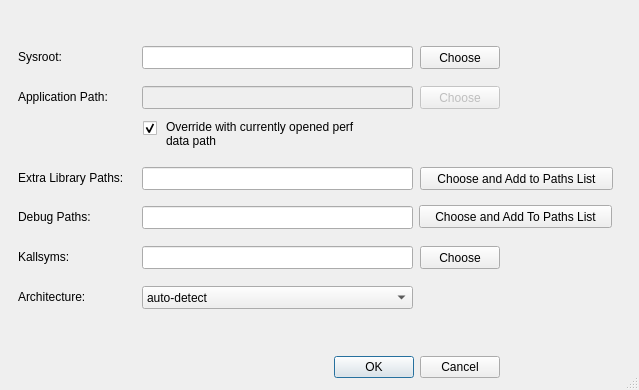
<?xml version="1.0" encoding="UTF-8"?>
<ui version="4.0">
 <class>SettingsDialog</class>
 <widget class="QDialog" name="SettingsDialog">
  <property name="geometry">
   <rect>
    <x>0</x>
    <y>0</y>
    <width>639</width>
    <height>390</height>
   </rect>
  </property>
  <property name="sizePolicy">
   <sizepolicy hsizetype="Fixed" vsizetype="Fixed">
    <horstretch>0</horstretch>
    <verstretch>0</verstretch>
   </sizepolicy>
  </property>
  <property name="minimumSize">
   <size>
    <width>639</width>
    <height>390</height>
   </size>
  </property>
  <property name="maximumSize">
   <size>
    <width>639</width>
    <height>390</height>
   </size>
  </property>
  <property name="windowTitle">
   <string>Dialog</string>
  </property>
  <property name="sizeGripEnabled">
   <bool>true</bool>
  </property>
  <property name="modal">
   <bool>true</bool>
  </property>
  <widget class="QWebStyleEdit" name="lineEditSysroot">
   <property name="geometry">
    <rect>
     <x>142</x>
     <y>46</y>
     <width>271</width>
     <height>23</height>
    </rect>
   </property>
   <property name="text">
    <string/>
   </property>
  </widget>
  <widget class="QWebStyleEdit" name="lineEditApplicationPath">
   <property name="enabled">
    <bool>false</bool>
   </property>
   <property name="geometry">
    <rect>
     <x>142</x>
     <y>86</y>
     <width>271</width>
     <height>23</height>
    </rect>
   </property>
   <property name="text">
    <string/>
   </property>
  </widget>
  <widget class="QWebStyleEdit" name="lineEditExtraLibraryPaths">
   <property name="geometry">
    <rect>
     <x>142</x>
     <y>167</y>
     <width>271</width>
     <height>23</height>
    </rect>
   </property>
   <property name="text">
    <string/>
   </property>
  </widget>
  <widget class="QWebStyleEdit" name="lineEditDebugPaths">
   <property name="geometry">
    <rect>
     <x>142</x>
     <y>206</y>
     <width>271</width>
     <height>23</height>
    </rect>
   </property>
   <property name="text">
    <string/>
   </property>
  </widget>
  <widget class="QWebStyleEdit" name="lineEditKallsyms">
   <property name="geometry">
    <rect>
     <x>142</x>
     <y>246</y>
     <width>271</width>
     <height>23</height>
    </rect>
   </property>
   <property name="text">
    <string/>
   </property>
  </widget>
  <widget class="QLabel" name="label1">
   <property name="geometry">
    <rect>
     <x>18</x>
     <y>47</y>
     <width>120</width>
     <height>20</height>
    </rect>
   </property>
   <property name="text">
    <string>Sysroot:</string>
   </property>
  </widget>
  <widget class="QLabel" name="label2">
   <property name="geometry">
    <rect>
     <x>18</x>
     <y>87</y>
     <width>120</width>
     <height>20</height>
    </rect>
   </property>
   <property name="text">
    <string>Application Path:</string>
   </property>
  </widget>
  <widget class="QLabel" name="label3">
   <property name="geometry">
    <rect>
     <x>18</x>
     <y>167</y>
     <width>120</width>
     <height>21</height>
    </rect>
   </property>
   <property name="text">
    <string>Extra Library Paths:</string>
   </property>
  </widget>
  <widget class="QLabel" name="label4">
   <property name="geometry">
    <rect>
     <x>18</x>
     <y>207</y>
     <width>120</width>
     <height>20</height>
    </rect>
   </property>
   <property name="text">
    <string>Debug Paths:</string>
   </property>
  </widget>
  <widget class="QLabel" name="label5">
   <property name="geometry">
    <rect>
     <x>18</x>
     <y>247</y>
     <width>120</width>
     <height>20</height>
    </rect>
   </property>
   <property name="text">
    <string>Kallsyms:</string>
   </property>
  </widget>
  <widget class="QLabel" name="label6">
   <property name="geometry">
    <rect>
     <x>18</x>
     <y>287</y>
     <width>120</width>
     <height>20</height>
    </rect>
   </property>
   <property name="text">
    <string>Architecture:</string>
   </property>
  </widget>
  <widget class="QPushButton" name="btnSysroot">
   <property name="geometry">
    <rect>
     <x>420</x>
     <y>46</y>
     <width>80</width>
     <height>23</height>
    </rect>
   </property>
   <property name="text">
    <string>Choose</string>
   </property>
  </widget>
  <widget class="QPushButton" name="btnApplicationPath">
   <property name="enabled">
    <bool>false</bool>
   </property>
   <property name="geometry">
    <rect>
     <x>420</x>
     <y>86</y>
     <width>80</width>
     <height>23</height>
    </rect>
   </property>
   <property name="text">
    <string>Choose</string>
   </property>
  </widget>
  <widget class="QPushButton" name="btnExtraLibraryPaths">
   <property name="geometry">
    <rect>
     <x>420</x>
     <y>167</y>
     <width>193</width>
     <height>23</height>
    </rect>
   </property>
   <property name="text">
    <string>Choose and Add to Paths List</string>
   </property>
  </widget>
  <widget class="QPushButton" name="btnDebugPaths">
   <property name="geometry">
    <rect>
     <x>419</x>
     <y>205</y>
     <width>193</width>
     <height>23</height>
    </rect>
   </property>
   <property name="text">
    <string>Choose and Add To Paths List</string>
   </property>
  </widget>
  <widget class="QPushButton" name="btnKallsyms">
   <property name="geometry">
    <rect>
     <x>420</x>
     <y>246</y>
     <width>80</width>
     <height>23</height>
    </rect>
   </property>
   <property name="text">
    <string>Choose</string>
   </property>
  </widget>
  <widget class="QComboBox" name="comboBoxArchitecture">
   <property name="geometry">
    <rect>
     <x>142</x>
     <y>286</y>
     <width>271</width>
     <height>23</height>
    </rect>
   </property>
   <item>
    <property name="text">
     <string>auto-detect</string>
    </property>
   </item>
   <item>
    <property name="text">
     <string>x64</string>
    </property>
   </item>
   <item>
    <property name="text">
     <string>ARMv7 (32 bit)</string>
    </property>
   </item>
   <item>
    <property name="text">
     <string>ARMv8 (64 bit)</string>
    </property>
   </item>
  </widget>
  <widget class="QDialogButtonBox" name="buttonBox">
   <property name="geometry">
    <rect>
     <x>334</x>
     <y>355</y>
     <width>166</width>
     <height>24</height>
    </rect>
   </property>
   <property name="standardButtons">
    <set>QDialogButtonBox::Cancel|QDialogButtonBox::Ok</set>
   </property>
  </widget>
  <widget class="QCheckBox" name="checkBoxOverrideWithPerfDataPath">
   <property name="geometry">
    <rect>
     <x>143</x>
     <y>118</y>
     <width>16</width>
     <height>21</height>
    </rect>
   </property>
   <property name="text">
    <string/>
   </property>
   <property name="checked">
    <bool>true</bool>
   </property>
  </widget>
  <widget class="QLabel" name="label">
   <property name="geometry">
    <rect>
     <x>166</x>
     <y>118</y>
     <width>241</width>
     <height>31</height>
    </rect>
   </property>
   <property name="text">
    <string>Override with currently opened perf 
data path</string>
   </property>
  </widget>
 </widget>
 <customwidgets>
  <customwidget>
   <class>QWebStyleEdit</class>
   <extends>QLineEdit</extends>
   <header>qwebstyleedit.h</header>
  </customwidget>
 </customwidgets>
 <tabstops>
  <tabstop>lineEditSysroot</tabstop>
  <tabstop>btnSysroot</tabstop>
  <tabstop>lineEditApplicationPath</tabstop>
  <tabstop>btnApplicationPath</tabstop>
  <tabstop>checkBoxOverrideWithPerfDataPath</tabstop>
  <tabstop>lineEditExtraLibraryPaths</tabstop>
  <tabstop>btnExtraLibraryPaths</tabstop>
  <tabstop>lineEditDebugPaths</tabstop>
  <tabstop>btnDebugPaths</tabstop>
  <tabstop>lineEditKallsyms</tabstop>
  <tabstop>btnKallsyms</tabstop>
  <tabstop>comboBoxArchitecture</tabstop>
 </tabstops>
 <resources/>
 <connections/>
</ui>
